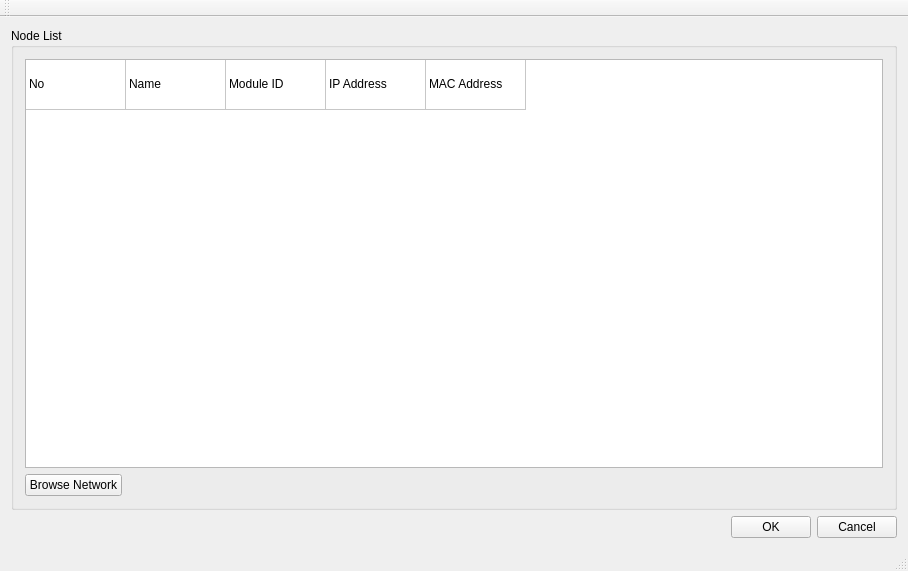
<?xml version="1.0" encoding="UTF-8"?>
<ui version="4.0">
 <class>NodeListTable</class>
 <widget class="QMainWindow" name="NodeListTable">
  <property name="geometry">
   <rect>
    <x>0</x>
    <y>0</y>
    <width>908</width>
    <height>571</height>
   </rect>
  </property>
  <property name="windowTitle">
   <string>Node List</string>
  </property>
  <widget class="QWidget" name="centralWidget">
   <layout class="QGridLayout" name="gridLayout_2">
    <item row="0" column="0">
     <widget class="QGroupBox" name="groupBox">
      <property name="title">
       <string>Node List</string>
      </property>
      <layout class="QGridLayout" name="gridLayout">
       <item row="0" column="0">
        <layout class="QVBoxLayout" name="verticalLayout">
         <item>
          <widget class="QTableWidget" name="tableWidget">
           <property name="showGrid">
            <bool>true</bool>
           </property>
           <property name="sortingEnabled">
            <bool>false</bool>
           </property>
           <property name="wordWrap">
            <bool>true</bool>
           </property>
           <property name="cornerButtonEnabled">
            <bool>true</bool>
           </property>
           <property name="rowCount">
            <number>1</number>
           </property>
           <property name="columnCount">
            <number>5</number>
           </property>
           <attribute name="horizontalHeaderVisible">
            <bool>false</bool>
           </attribute>
           <attribute name="horizontalHeaderCascadingSectionResizes">
            <bool>true</bool>
           </attribute>
           <attribute name="horizontalHeaderDefaultSectionSize">
            <number>100</number>
           </attribute>
           <attribute name="horizontalHeaderHighlightSections">
            <bool>true</bool>
           </attribute>
           <attribute name="horizontalHeaderShowSortIndicator" stdset="0">
            <bool>false</bool>
           </attribute>
           <attribute name="verticalHeaderVisible">
            <bool>false</bool>
           </attribute>
           <attribute name="verticalHeaderCascadingSectionResizes">
            <bool>false</bool>
           </attribute>
           <attribute name="verticalHeaderDefaultSectionSize">
            <number>50</number>
           </attribute>
           <attribute name="verticalHeaderHighlightSections">
            <bool>true</bool>
           </attribute>
           <attribute name="verticalHeaderMinimumSectionSize">
            <number>25</number>
           </attribute>
           <row/>
           <column/>
           <column/>
           <column/>
           <column/>
           <column/>
           <item row="0" column="0">
            <property name="text">
             <string>No</string>
            </property>
           </item>
           <item row="0" column="1">
            <property name="text">
             <string>Name</string>
            </property>
           </item>
           <item row="0" column="2">
            <property name="text">
             <string>Module ID</string>
            </property>
           </item>
           <item row="0" column="3">
            <property name="text">
             <string>IP Address</string>
            </property>
           </item>
           <item row="0" column="4">
            <property name="text">
             <string>MAC Address</string>
            </property>
           </item>
          </widget>
         </item>
         <item>
          <layout class="QHBoxLayout" name="horizontalLayout_2">
           <item>
            <widget class="QPushButton" name="pushButton">
             <property name="text">
              <string>Browse Network</string>
             </property>
            </widget>
           </item>
           <item>
            <spacer name="horizontalSpacer">
             <property name="orientation">
              <enum>Qt::Horizontal</enum>
             </property>
             <property name="sizeHint" stdset="0">
              <size>
               <width>40</width>
               <height>20</height>
              </size>
             </property>
            </spacer>
           </item>
          </layout>
         </item>
        </layout>
       </item>
      </layout>
     </widget>
    </item>
    <item row="1" column="0">
     <layout class="QHBoxLayout" name="horizontalLayout">
      <item>
       <spacer name="horizontalSpacer_2">
        <property name="orientation">
         <enum>Qt::Horizontal</enum>
        </property>
        <property name="sizeHint" stdset="0">
         <size>
          <width>40</width>
          <height>20</height>
         </size>
        </property>
       </spacer>
      </item>
      <item>
       <widget class="QPushButton" name="pushButton_2">
        <property name="text">
         <string>OK</string>
        </property>
       </widget>
      </item>
      <item>
       <widget class="QPushButton" name="pushButton_3">
        <property name="text">
         <string>Cancel</string>
        </property>
       </widget>
      </item>
     </layout>
    </item>
   </layout>
  </widget>
  <widget class="QMenuBar" name="menuBar">
   <property name="geometry">
    <rect>
     <x>0</x>
     <y>0</y>
     <width>908</width>
     <height>23</height>
    </rect>
   </property>
  </widget>
  <widget class="QToolBar" name="mainToolBar">
   <attribute name="toolBarArea">
    <enum>TopToolBarArea</enum>
   </attribute>
   <attribute name="toolBarBreak">
    <bool>false</bool>
   </attribute>
  </widget>
  <widget class="QStatusBar" name="statusBar"/>
 </widget>
 <layoutdefault spacing="6" margin="11"/>
 <resources/>
 <connections/>
</ui>
